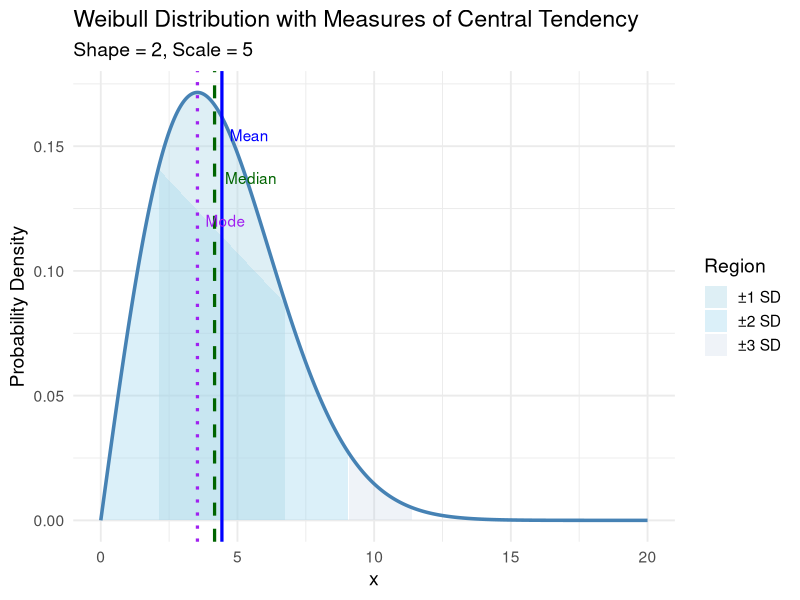

The R script that drew this image:
## ---- chunk 1
# ----------------------------------------------------------
# Description:
# This R code illustrates the measures of central tendency
# (mean, median, and mode) for a Weibull distribution and
# shows the area under the curve (AUC) for regions around
# the mean within a few standard deviations.
#
# It uses ggplot2 for visualization, and demonstrates:
# - How to compute the mean, median, and mode.
# - How to shade ±1, ±2, and ±3 standard deviation intervals.
# - How the Weibull distribution shape changes with parameters.
# ----------------------------------------------------------

# Load required packages
library(ggplot2)
library(dplyr)

# Define Weibull parameters (shape and scale)
shape <- 2
scale <- 5

# Compute measures of central tendency
mean_wb <- scale * gamma(1 + 1/shape)
median_wb <- scale * (log(2))^(1/shape)
mode_wb <- if (shape > 1) scale * ((shape - 1)/shape)^(1/shape) else NA

# Compute variance and standard deviation
var_wb <- scale^2 * (gamma(1 + 2/shape) - (gamma(1 + 1/shape))^2)
sd_wb <- sqrt(var_wb)

# Create sequence for x values
x <- seq(0, 20, length.out = 1000)
pdf_vals <- dweibull(x, shape = shape, scale = scale)

# Create data frame for ggplot
df <- data.frame(x = x, pdf = pdf_vals)

# Define regions around the mean (±1, ±2, ±3 std)
region_data <- df %>%
  mutate(region = case_when(
    x >= mean_wb - sd_wb & x <= mean_wb + sd_wb ~ "±1 SD",
    x >= mean_wb - 2*sd_wb & x <= mean_wb + 2*sd_wb ~ "±2 SD",
    x >= mean_wb - 3*sd_wb & x <= mean_wb + 3*sd_wb ~ "±3 SD",
    TRUE ~ "Outside"
  ))

# Plot PDF with shaded AUC regions and central tendency markers
ggplot(region_data, aes(x, pdf)) +
  geom_area(data = subset(region_data, region == "±3 SD"), aes(fill = region), alpha = 0.2) +
  geom_area(data = subset(region_data, region == "±2 SD"), aes(fill = region), alpha = 0.3) +
  geom_area(data = subset(region_data, region == "±1 SD"), aes(fill = region), alpha = 0.4) +
  geom_line(color = "steelblue", size = 1.2) +
  geom_vline(xintercept = mean_wb, color = "blue", linetype = "solid", size = 1.1) +
  geom_vline(xintercept = median_wb, color = "darkgreen", linetype = "dashed", size = 1.1) +
  geom_vline(xintercept = mode_wb, color = "purple", linetype = "dotted", size = 1.1) +
  annotate("text", x = mean_wb, y = max(df$pdf)*0.9, label = "Mean", color = "blue", hjust = -0.2) +
  annotate("text", x = median_wb, y = max(df$pdf)*0.8, label = "Median", color = "darkgreen", hjust = -0.2) +
  annotate("text", x = mode_wb, y = max(df$pdf)*0.7, label = "Mode", color = "purple", hjust = -0.2) +
  scale_fill_manual(values = c("±1 SD" = "lightblue", "±2 SD" = "skyblue", "±3 SD" = "lightsteelblue")) +
  labs(
    title = "Weibull Distribution with Measures of Central Tendency",
    subtitle = paste0("Shape = ", shape, ", Scale = ", scale),
    x = "x",
    y = "Probability Density",
    fill = "Region"
  ) +
  theme_minimal(base_size = 14)

# Print summary of results
cat("Summary of Weibull Distribution Measures:\n")
cat(paste("Mean   =", round(mean_wb, 3), "\n"))
cat(paste("Median =", round(median_wb, 3), "\n"))
cat(paste("Mode   =", round(mode_wb, 3), "\n"))
cat(paste("SD     =", round(sd_wb, 3), "\n"))
